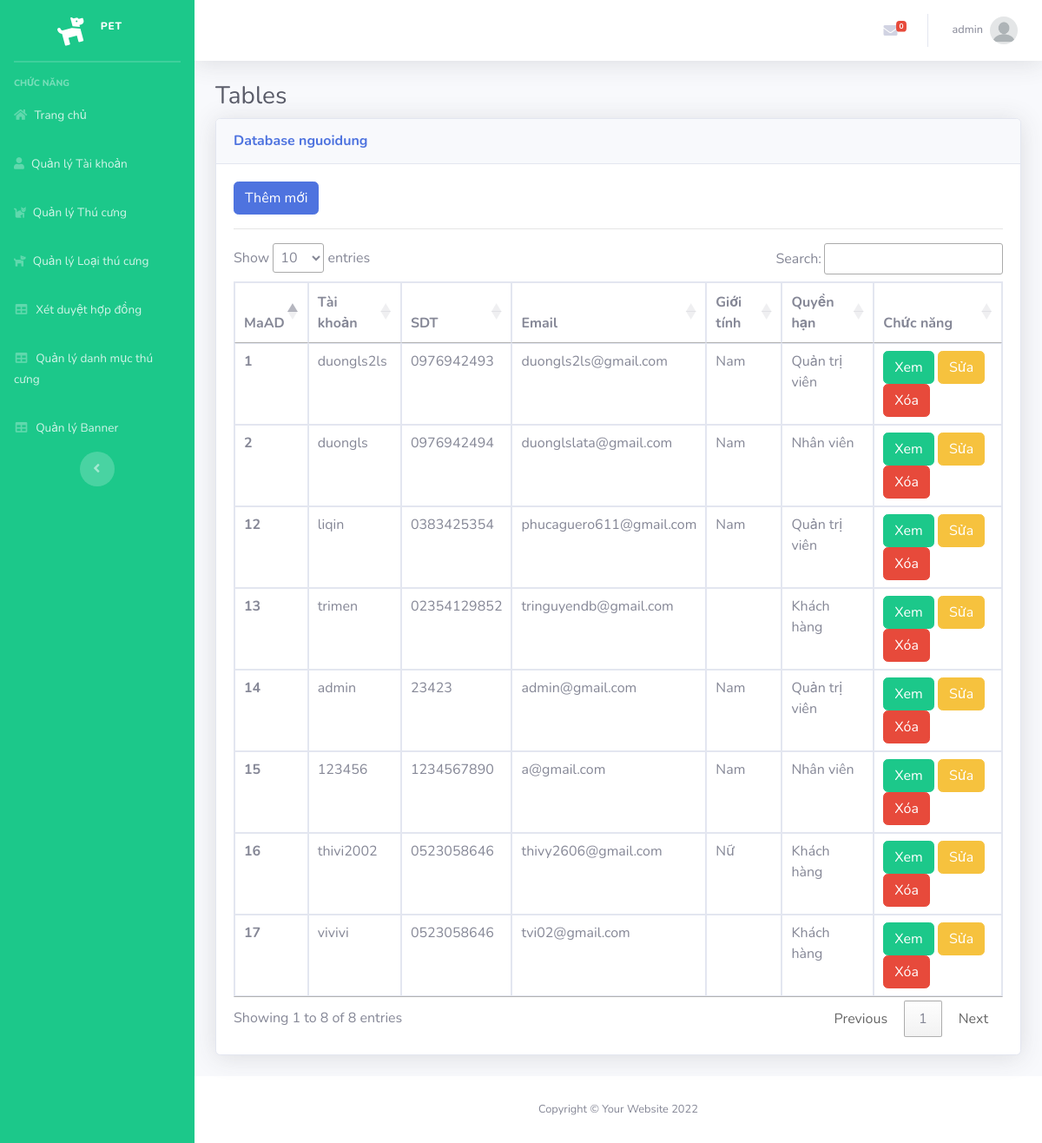
Screenshot of /Admin/index.php?mod=nguoidung (signed in) with the database file from the repository.
### tables this page shows
CREATE TABLE `nguoidung` (
  `MaND` int(11) NOT NULL,
  `Ho` varchar(20) NOT NULL,
  `Ten` varchar(20) NOT NULL,
  `GioiTinh` varchar(10) NOT NULL,
  `SDT` varchar(20) DEFAULT NULL,
  `Email` varchar(50) NOT NULL,
  `DiaChi` varchar(200) NOT NULL,
  `TaiKhoan` varchar(100) NOT NULL,
  `MatKhau` varchar(100) NOT NULL,
  `MaQuyen` int(11) NOT NULL,
  `TrangThai` int(11) NOT NULL,
  `Anh` varchar(200) DEFAULT NULL
);

### Admin/MVC/controllers/NguoiDungController.php (called while the page is built, shortened)
<?php
class NguoiDungController
{
    var $nguoidung_model;
    public function __construct()
    {
        $this->nguoidung_model = new nguoidung();
    }
    public function list()
    {
        $data = $this->nguoidung_model->All();
        require_once("MVC/Views/Admin/index.php");
    }
}

### Admin/MVC/Models/connection.php (called while the page is built, shortened)
<?php
    class Connection{
        function __construct()
        {
            $severname ="localhost";
            $username ="root";
            $password ="";
            $db_name ="pet";
            $this->conn = new mysqli($severname,$username,$password,$db_name);
        }
    }
?>

### Admin/MVC/Models/model.php (called while the page is built, shortened)
<?php
require_once("connection.php");
class Model
{
    var $table;
    var $contens;
    function __construct()
    {
        $conn_obj = new Connection();
        $this->conn = $conn_obj->conn;
    }
    function All()
    {
        $query = "select * from $this->table ORDER BY $this->contens DESC ";
        require("result.php");
        return $data;
    }
}

### Admin/MVC/Models/result.php (called while the page is built)
<?php
$result = $this->conn->query($query);
$data = array();
while ($row = $result->fetch_assoc()) {
    $data[] = $row;
}
?>

### Admin/MVC/Views/nguoidung/list.php (the view, shortened to what this page needs)
<?php if (isset($_SESSION['isLogin_Admin']) && $_SESSION['isLogin_Admin'] == true) { ?>
<a href="?mod=nguoidung&act=add" type="button" class="btn btn-primary">Thêm mới</a>
<?php } ?>
<hr>
<table class="table table-bordered" id="dataTable" width="100%" cellspacing="0">
  <thead>
    <tr>
      <th scope="col">MaAD</th>
      <th scope="col">Tài khoản</th>
      <th scope="col">SDT</th>
      <th scope="col">Email</th>
      <th scope="col">Giới tính</th>
      <th scope="col">Quyền hạn</th>
      <th>Chức năng</th>
    </tr>
  </thead>
  <tbody>
    <?php foreach ($data as $row) { ?>
      <tr>
        <th scope="row"><?= $row['MaND'] ?></th>
        <td><?= $row['TaiKhoan'] ?></td>
        <td><?= $row['SDT'] ?></td>
        <td><?= $row['Email'] ?></td>
        <td><?= $row['GioiTinh'] ?></td>
        <td>
          <?php
          if ($row['MaQuyen'] == 2) {
            echo 'Quản trị viên';
          } else {
            if ($row['MaQuyen'] == 1) {
              echo 'Khách hàng';
            } else {
              echo 'Nhân viên';
            }
          }
          ?>
        </td>
        <td>
          <a href="?mod=nguoidung&act=detail&id=<?= $row['MaND'] ?>" type="button" class="btn btn-success">Xem</a>
          <?php if (isset($_SESSION['isLogin_Admin']) && $_SESSION['isLogin_Admin'] == true) { ?>
          <a href="?mod=nguoidung&act=edit&id=<?= $row['MaND'] ?>" type="button" class="btn btn-warning">Sửa</a>
          <a href="?mod=nguoidung&act=delete&id=<?= $row['MaND'] ?>" onclick="return confirm('Bạn có thật sự muốn xóa ?');" type="button" class="btn btn-danger">Xóa</a>
          <?php }?>
        </td>
      </tr>
    <?php } ?>
  </tbody>
</table>

### rows the page displays
nguoidung: MaND "17", TaiKhoan "vivivi", SDT "0523058646", Email "tvi02@gmail.com", shows "Khách hàng"
nguoidung: MaND "16", TaiKhoan "thivi2002", SDT "0523058646", Email "thivy2606@gmail.com", GioiTinh "Nữ", shows "Khách hàng"
nguoidung: MaND "15", TaiKhoan "123456", SDT "1234567890", Email "a@gmail.com", GioiTinh "Nam", shows "Nhân viên"
nguoidung: MaND "14", TaiKhoan "admin", SDT "23423", Email "admin@gmail.com", GioiTinh "Nam", shows "Quản trị viên"
nguoidung: MaND "13", TaiKhoan "trimen", SDT "02354129852", Email "tringuyendb@gmail.com", shows "Khách hàng"
nguoidung: MaND "12", TaiKhoan "liqin", SDT "0383425354", Email "phucaguero611@gmail.com", GioiTinh "Nam", shows "Quản trị viên"
nguoidung: MaND "2", TaiKhoan "duongls", SDT "0976942494", Email "duonglslata@gmail.com", GioiTinh "Nam", shows "Nhân viên"
nguoidung: MaND "1", TaiKhoan "duongls2ls", SDT "0976942493", Email "duongls2ls@gmail.com", GioiTinh "Nam", shows "Quản trị viên"

### other values shown
$_SESSION['login']['TaiKhoan'] "admin"
$mod "nguoidung"
